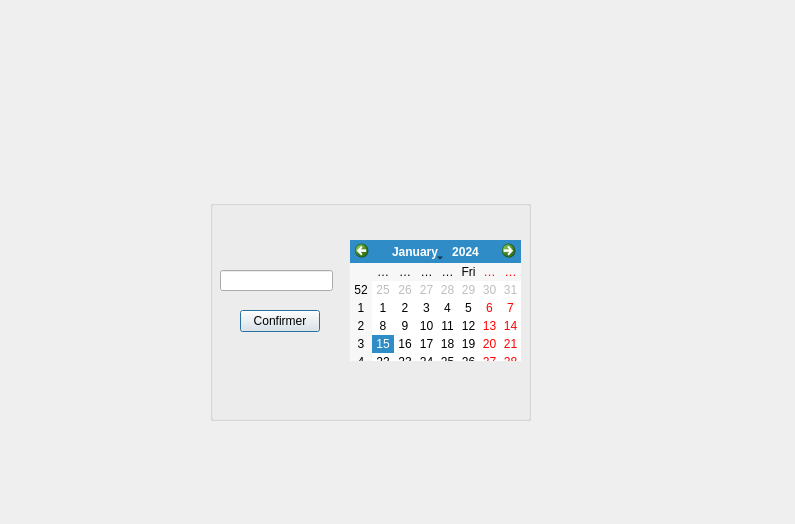
<?xml version="1.0" encoding="UTF-8"?>
<ui version="4.0">
 <class>Calender</class>
 <widget class="QDialog" name="Calender">
  <property name="geometry">
   <rect>
    <x>0</x>
    <y>0</y>
    <width>795</width>
    <height>524</height>
   </rect>
  </property>
  <property name="windowTitle">
   <string>Dialog</string>
  </property>
  <widget class="QGroupBox" name="groupBox">
   <property name="geometry">
    <rect>
     <x>210</x>
     <y>200</y>
     <width>321</width>
     <height>221</height>
    </rect>
   </property>
   <property name="title">
    <string/>
   </property>
   <widget class="QCalendarWidget" name="calendarWidget">
    <property name="geometry">
     <rect>
      <x>140</x>
      <y>40</y>
      <width>171</width>
      <height>121</height>
     </rect>
    </property>
   </widget>
   <widget class="QLineEdit" name="lineEdit">
    <property name="geometry">
     <rect>
      <x>10</x>
      <y>70</y>
      <width>113</width>
      <height>21</height>
     </rect>
    </property>
   </widget>
   <widget class="QPushButton" name="Confirmc">
    <property name="geometry">
     <rect>
      <x>30</x>
      <y>110</y>
      <width>80</width>
      <height>22</height>
     </rect>
    </property>
    <property name="text">
     <string>Confirmer</string>
    </property>
   </widget>
  </widget>
 </widget>
 <resources/>
 <connections/>
</ui>
